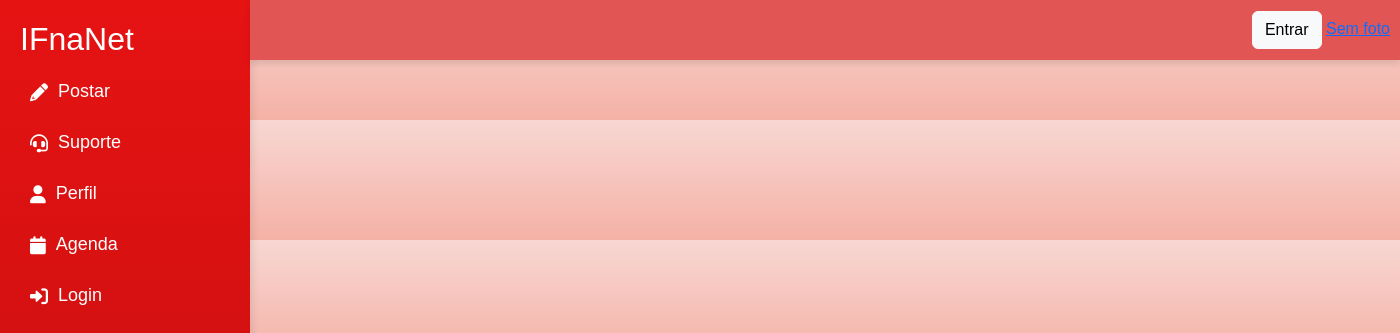
The app's page /, older data.
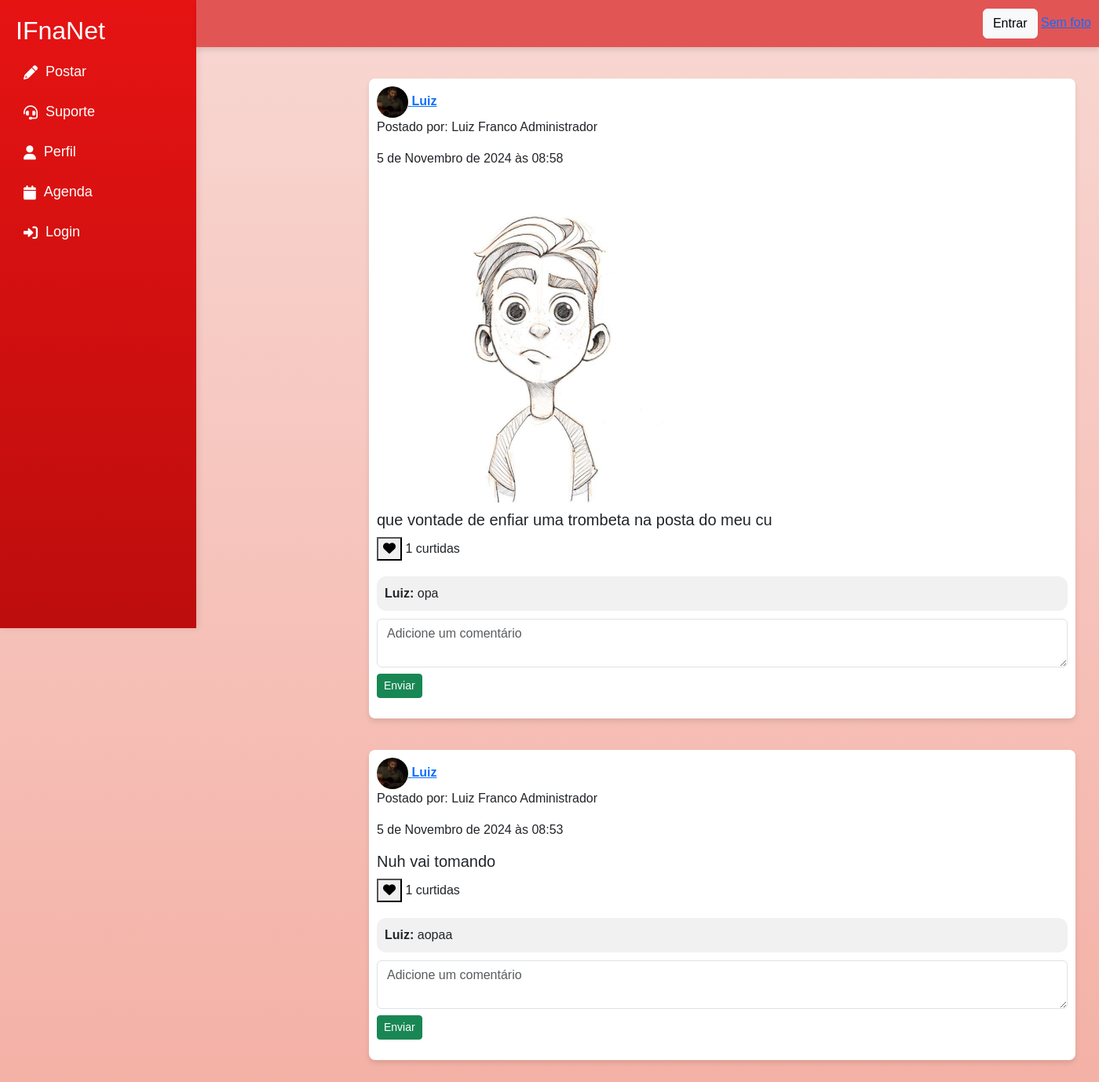
The same page, newer data.
### app/models.py (models this page shows, shortened)
class Postagem(models.Model):
    titulo = models.CharField(max_length=255, default="Título Padrão", blank=False)
    texto = models.TextField(null=True, blank=True)  # Campo de texto opcional
    imagem = models.ImageField(upload_to='desenhos/', null=True, blank=True)  # Campo de imagem opcional
    usuario = models.ForeignKey(settings.AUTH_USER_MODEL, on_delete=models.CASCADE)
    curtidas = models.ManyToManyField(get_user_model(), related_name='curtidas', blank=True)
    data_publicacao = models.DateTimeField(auto_now_add=True)
    class Meta:
        verbose_name_plural = 'Postagens'

class CustomUser(AbstractBaseUser, PermissionsMixin):
    email = models.EmailField(unique=True)
    bio = models.TextField(blank=True, null=True)
    nome = models.CharField(max_length=30, blank=True)
    sobrenome = models.CharField(max_length=30, blank=True)
    room = models.CharField(max_length=255, blank=True, null=True)
    foto_perfil = models.ImageField(upload_to='fotos_perfil/', blank=True, null=True)
    is_staff = models.BooleanField(default=False)
    is_active = models.BooleanField(default=True)
    USERNAME_FIELD = 'email'
    REQUIRED_FIELDS = []
    objects = CustomUserManager()

class Comentario(models.Model):
    postagem = models.ForeignKey('Postagem', on_delete=models.CASCADE, related_name='comentarios')
    usuario = models.ForeignKey(settings.AUTH_USER_MODEL, on_delete=models.CASCADE)
    conteudo = models.TextField()
    data_publicacao = models.DateTimeField(auto_now_add=True)

### app/views.py (the view)
# urls.py: path('', IndexView.as_view(), name='index'),  # Página inicial
class IndexView(View):
    def get(self, request):
        desenhos = Postagem.objects.all().order_by('-data_publicacao')  # Use 'data_publicacao' em vez de 'data_postagem'
        return render(request, 'index.html', {'postagens': desenhos})  # Altere para 'postagens' para corresponder ao seu template

### app/templates/index.html (shortened to what this page needs)
<!DOCTYPE html>
<html lang="pt-br">
<head>
    {% load static %}
    <link href="https://cdn.jsdelivr.net/npm/bootstrap@5.3.0/dist/css/bootstrap.min.css" rel="stylesheet">
    <link rel="stylesheet" href="https://cdnjs.cloudflare.com/ajax/libs/font-awesome/6.0.0-beta3/css/all.min.css">
</head>
<body>
    <div class="sidebar">
        <h2>IFnaNet</h2>
        <a href="{% url 'postar' %}"><i class="fas fa-pencil-alt"></i> Postar</a>
        <a href="{% url 'suporte' %}"><i class="fas fa-headset"></i> Suporte</a>
        <a href="{% url 'perfil' %}"><i class="fas fa-user"></i> Perfil</a>
        <a href="{% url 'agenda' %}"><i class="fas fa-calendar"></i> Agenda</a>
        {% if request.user.is_authenticated %}
            <a href="{% url 'logout' %}"><i class="fas fa-sign-out-alt"></i> Logout</a>
        {% else %}
            <a href="{% url 'login' %}"><i class="fas fa-sign-in-alt"></i> Login</a>
        {% endif %}
    </div>
    <div class="navbar-superior">
        <div class="user-info">
            {% if user.is_authenticated %}
                <span>{{ user.nome }}</span> <span>{{ user.sobrenome }}</span>
            {% else %}
                <a href="{% url 'login' %}" class="btn btn-light">Entrar</a>
            {% endif %}
            {% if user.foto_perfil %}
            <a href="{% url 'perfil' %}">
                <img src="{{ user.foto_perfil.url }}" alt="Foto de perfil" class="foto-perfil-navbar">
            </a>
        {% else %}
            <a href="{% url 'perfil' %}" class="no-photo">Sem foto</a>
        {% endif %}
        </div>
    </div>
    <div class="container-feed">
        {% for postagem in postagens %}
        <div class="postagem">
            <div>
                <a href="{% url 'perfil_usuario' postagem.usuario.id %}">
                    {% if postagem.usuario.foto_perfil %}
                        <img src="{{ postagem.usuario.foto_perfil.url }}" alt="Foto de perfil" class="foto-perfil">
                    {% else %}
                        <span>Sem foto</span>
                    {% endif %}
                    <strong>{{ postagem.usuario.nome }}</strong>
                </a>
            </div>
            <div>
                <p>Postado por: {{ postagem.usuario.nome }} {{ postagem.usuario.sobrenome }}</p>
                <p class="postagem-date">{{ postagem.data_publicacao }}</p>
            </div>
            {% if postagem.imagem %}
                <img src="{{ postagem.imagem.url }}" alt="Imagem da postagem" class="postagem-imagem">
            {% endif %}
            <div>
                <h5>{{ postagem.titulo }}</h5>
            </div>
            <form action="{% url 'curtir_postagem' postagem.id %}" method="post">
                <button type="submit" class="btn-link">
                    <i class="fas fa-heart"></i>
                </button>
                <span>{{ postagem.curtidas.count }} curtidas</span>
            </form>
            <div class="comentarios">
                {% for comentario in postagem.comentarios.all %}
                    <p><strong>{{ comentario.usuario.nome }}:</strong> {{ comentario.conteudo }}</p>
                {% endfor %}
            </div>
            <form action="{% url 'comentar_postagem' postagem.id %}" method="post">
                <textarea name="conteudo" rows="2" class="form-control" placeholder="Adicione um comentário"></textarea>
                <button type="submit" class="btn btn-success btn-sm mt-2">Enviar</button>
            </form>
        </div>
        {% endfor %}
    </div>
</body>
</html>

Row changes from the older to the newer data that the page shows:
added Postagem: usuario.foto_perfil (picture), usuario.nome "Luiz", usuario.sobrenome "Franco Administrador", data_publicacao "5 de Novembro de 2024 às 08:58", imagem (picture), titulo "que vontade de enfiar uma trombeta na posta do meu cu", curtidas.count "1"
added Comentario: usuario.nome "Luiz", conteudo "opa"
added Postagem: usuario.foto_perfil (picture), usuario.nome "Luiz", usuario.sobrenome "Franco Administrador", data_publicacao "5 de Novembro de 2024 às 08:53", titulo "Nuh vai tomando", curtidas.count "1"
added Comentario: usuario.nome "Luiz", conteudo "aopaa"
